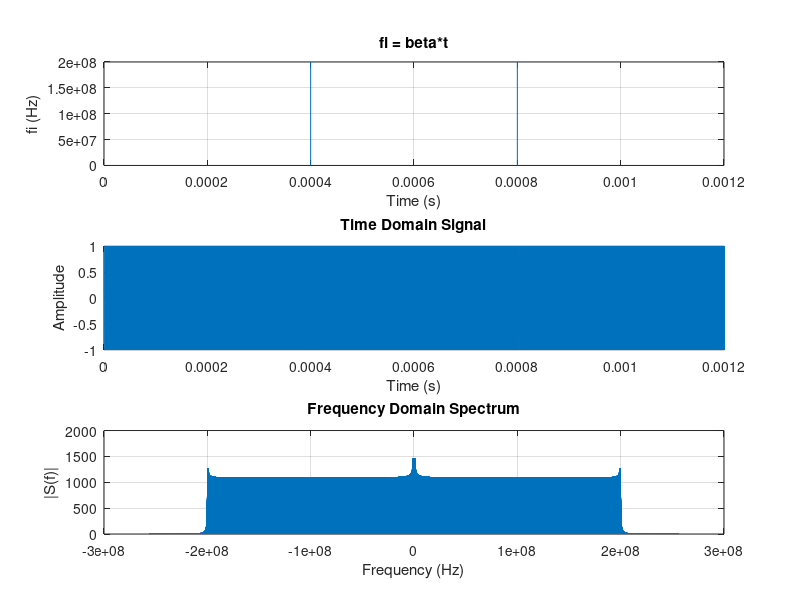

This chart was generated by the following MATLAB code:
close all;
clear;
clc;

B = 200e6;  % Frequency range
T = 0.4e-3;  % Chirp duration
fs = 512e6;  % Sampling frequency
fc = 100;    % Carrier frequency
beta = B / T;
K = 3;

t = 0:1/fs:(T - 1/fs);  % Time vector one chirp
fi = beta * t;
y = cos(2 * pi * fc * t + beta * pi * t.^2);


% Méthode pour créer K chirps
t = 0:1/fs:(K*T - 1/fs); % Time vector K chirps
fi = repmat({fi}, 1, K); fi = cell2mat(fi); % Duplication and translation 
y = repmat({y}, 1, K); y = cell2mat(y);


N_samples = length(t);
frequencies = fs * (-N_samples/2:N_samples/2-1) / N_samples;  % Frequency vector

Y = fft(y);
Spectrum = abs(fftshift(Y));
threshold = max(Spectrum) / sqrt(2);  % Threshold at -3dB
indices = find(Spectrum > threshold);  % Find indices above the threshold
bandwidth = (frequencies(indices(end)) - frequencies(indices(1)))/2;  % Compute the bandwidth
fprintf('The bandwidth of the signal is %f MHz.\n', bandwidth/1e6);

figure;
subplot(3, 1, 2);  % Create three subplots vertically, this is the first one
plot(t, y);
title('Time Domain Signal')
xlabel('Time (s)')
ylabel('Amplitude')
grid on

subplot(3, 1, 1);  % This is the second subplot
plot(t, fi);
title('fi = beta*t')
xlabel('Time (s)')
ylabel('fi (Hz)')
grid on

subplot(3, 1, 3);  % This is the third subplot
plot(frequencies, abs(fftshift(Y)))
title('Frequency Domain Spectrum')
xlabel('Frequency (Hz)')
ylabel('|S(f)|')
grid on
